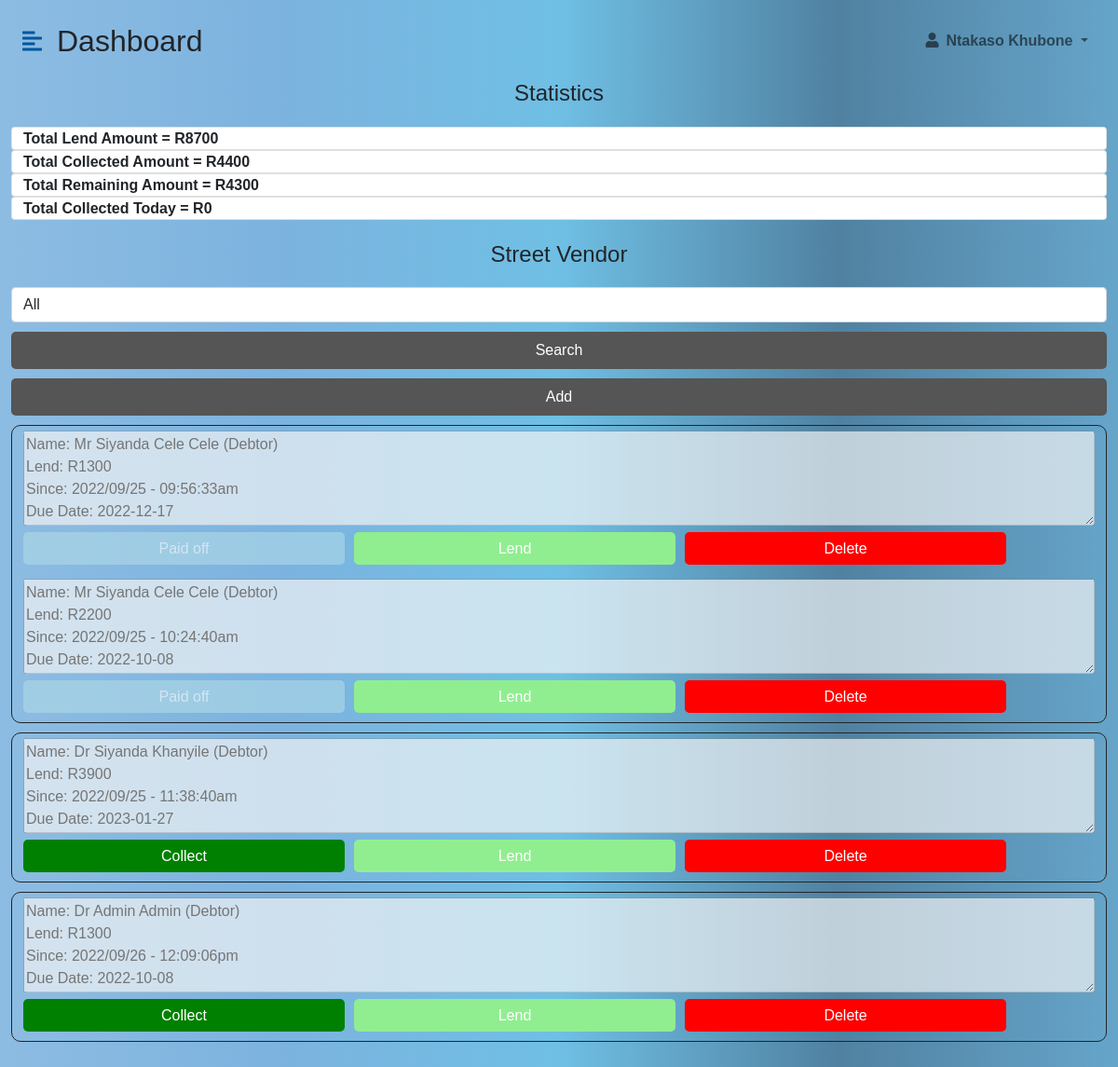
/street-vender.php (signed in), run on the app's committed database.
### tables this page shows
CREATE TABLE `street_vendors` (
  `id` int(11) NOT NULL,
  `title` varchar(100) NOT NULL,
  `fname` varchar(1000) NOT NULL,
  `lname` varchar(1000) NOT NULL,
  `mphone` varchar(100) NOT NULL,
  `address` varchar(1000) NOT NULL,
  `date` varchar(100) NOT NULL,
  `userid` varchar(1000) NOT NULL
);

CREATE TABLE `street_vendor_loans` (
  `id` int(11) NOT NULL,
  `userid` varchar(1000) NOT NULL,
  `amount` varchar(100) NOT NULL,
  `interest` varchar(100) NOT NULL,
  `total` varchar(100) NOT NULL,
  `date` text NOT NULL,
  `due_date` varchar(100) NOT NULL,
  `status` varchar(100) NOT NULL
);

### street-vender.php (the view, shortened to what this page needs)
 <!DOCTYPE html>
<html lang="en">
<head>
    <link href="https://cdn.jsdelivr.net/npm/bootstrap@5.0.0-beta3/dist/css/bootstrap.min.css" rel="stylesheet" />
    <link rel="stylesheet" href="https://cdnjs.cloudflare.com/ajax/libs/font-awesome/5.15.3/css/all.min.css" />
    <link rel="stylesheet" href="styles.css" />
</head>
<?php
 $currentUser = $_SESSION['currentUser'];
?>
<body>
<form action="#" method="post" enctype="multipart/form-data" autocomplete="off">
<div class="d-flex" id="wrapper">
        <div id="page-content-wrapper">
            <nav class="navbar navbar-expand-lg navbar-light bg-transparent py-4 px-4">
                <div class="d-flex align-items-center">
                    <i class="fas fa-align-left primary-text fs-4 me-3" id="menu-toggle"></i>
                    <h2 class="fs-2 m-0">Dashboard</h2>
                </div>
                <div class="collapse navbar-collapse" id="navbarSupportedContent">
                    <ul class="navbar-nav ms-auto mb-2 mb-lg-0">
                        <li class="nav-item dropdown">
                            <a class="nav-link dropdown-toggle second-text fw-bold" href="#" id="navbarDropdown"
                                role="button" data-bs-toggle="dropdown" aria-expanded="false">
                                <i class="fas fa-user me-2"></i><?php echo $currentUser  ?>
                            </a>
                        </li>
                    </ul>
                </div>
            </nav>
            <div class="container-fluid px-4">
                <div class="row my-5">
                    <?php
                    $sql = "SELECT * FROM street_vendors";
                    $id = "All";
                    include "conn.php";
                    $today = 0;
                    $collected = $collected1 = $total = $total_c = 0;
                    $sql4 = "SELECT * FROM street_vendor_collections";
                    $result4 = $conn-> query($sql4);
                    if ($result4-> num_rows > 0){
                        while($row4= $result4-> fetch_assoc()){
                            $collected = $collected + $row4['amount'];
                        }
                    }
                    $total_c = $collected + $collected1;
                   $tot_loan = $street_v_loan = $clients_loan = 0;
                   $sql4 = "SELECT * FROM street_vendor_loans";
                   $result4 = $conn-> query($sql4);
                   if ($result4-> num_rows > 0){
                       while($row4= $result4-> fetch_assoc()){
                           $street_v_loan = $street_v_loan + $row4['total'];
                       }
                   }
                   $tot_loan = $clients_loan + $street_v_loan;
                   $remaining = $tot_loan - $total_c;
                   echo "<h4 style='text-align:center; margin-top:-50px;'>Statistics</h4>";
                   echo "<div class='card' style='width:100%; height:25px;'>";
                   echo "<b>Total Lend Amount = R$tot_loan</b>";
                   echo "</div>";
                   echo "<div class='card' style='width:100%; height:25px;'>";
                   echo "<b>Total Collected Amount = R$total_c</b>";
                   echo "</div>";
                   echo "<div class='card' style='width:100%; height:25px;'>";
                   echo "<b>Total Remaining Amount = R$remaining</b>";
                   echo "</div>";
                   echo "<div class='card' style='width:100%; height:25px;'>";
                   echo "<b>Total Collected Today = R$today</b>";
                   echo "</div>";
                   echo "<br>"; echo "<br>";
                    $result = $conn-> query($sql);
                    echo "<h4 style='text-align:center; margin-bottom:20px;'>Street Vendor</h4>";
                    echo "<select name='search_id' class='form-control' style='margin-bottom:10px; width:100%; display:inline;'>";
                    echo "<option value='All'>All</option>  <option value='Active'>Active</option>";
                    echo "</select>";
                    echo "<td><button type='submit' style='width: 100%; height:40px;' class='btn'
                    value='1' name='btn_search'>Search</button></td>";
                    echo "<td><button type='submit' style='width: 100%; height:40px; margin-top:10px;' class='btn'
                    value='1' name='btn_add'>Add</button></td>";
                    if ($result-> num_rows > 0){
                        while($row = $result-> fetch_assoc()){
                            $title = $row['title'];
                            $fname = $row['fname'];
                            $lname = $row['lname'];
                            $name = $title." ".$fname." ".$lname;
                            $userid = $row['userid'];
                            if($id=="All"){
                                $sql1 = "SELECT * FROM street_vendor_loans WHERE userid='$userid'";
                            }else{
                                $sql1 = "SELECT * FROM street_vendor_loans WHERE userid='$userid' AND status='$id'";
                            }
                            $result1 = $conn-> query($sql1);
                            if ($result1-> num_rows > 0){
                                echo "<div class='content' style='border: 1px solid; border-radius: 10px; margin-top:10px;'>";
                                while($row1 = $result1-> fetch_assoc()){
                                    $total = $row1['total'];
                                    $due_date = $row1['due_date'];
                                    $date = $row1['date'];
                                    $status = $row1['status'];
                                    $msg = "Name: $name (Debtor)\nLend: R$total\nSince: $date\nDue Date: $due_date";
                                    echo "<textarea type='text' style='width:100%; display:inline; margin-top:5px;' placeholder='$msg' rows='4' disabled></textarea>";
                                    if($status=="Paid off"){
                                        echo "<td><button type='submit' class='btn' value='$date' style='width:30%; background-color:lightblue; height:35px; margin-bottom:10px;
                                        display:inline;' disabled >Paid off</button></td>";
                                    }else{
                                        echo "<td><button type='submit' class='btn' value='$date' style='width:30%; background-color:green; height:35px; margin-bottom:10px;
                                        display:inline;' name='btn_collect'>Collect</button></td>";
                                    }
                                    echo "<td><button type='submit' class='btn' value='$userid' style='width:30%; margin-left: 10px; background-color:lightgreen; height:35px; margin-bottom:10px;;
                                    display:inline;' name='btn_grant_loan'>Lend</button></td>";
                                    echo "<td><button type='submit' class='btn' value='$date' style='width:30%; margin-left: 10px; background-color:red; height:35px; margin-bottom:10px;;
                                    display:inline;' name='btn_delete'>Delete</button></td>";
                                }
                                echo "</div>";
                            }
                            }
                        } else{
                            echo "<div class='content' style='border: 1px solid; border-radius: 10px;'>";
                            echo "<p class='error' style='margin-top: 10px' >No Records Found!!!</p>";
                            echo "</div>";
                        }
                    ?>
                </div>
            </div>
        </div>
    </div>
    </form>
</body>
</html>

### styles.css (style rules this page uses)
body { font-family: arial; min-width: 1300px; }
:root { --main-bg-color: #00639d; --main-text-color: #00569d; --second-text-color: #bbbbc5; --second-bg-color: #c1d9ef; }
.primary-text { color: var(--main-text-color); }
.second-text { color: var(--second-text-color); }
#wrapper { overflow-x: hidden; background-image: linear-gradient( to right, #8dbce2, #7cb3df, #6fbfe4, #5081a1, #66a5ca ); }
#page-content-wrapper { min-width: 100vw; }
#menu-toggle { cursor: pointer; }
@media (min-width: 768px) { #page-content-wrapper { min-width: 800px; width: 100%; } }

### street-vender.php (style rules this page uses)
body { font-family: arial; min-width: 10px; }
.btn { background: #555; color: #fff; border-radius: 5px; width: 100%; border: none; }

### data on the page
street_vendors: title+fname+lname "Name: Mr Siyanda Cele Cele (Debtor) Lend: R1300 Since: 2022/09/25 - 09:56:33am Due Date: 2022-12-17", title+fname+lname "Name: Mr Siyanda Cele Cele (Debtor) Lend: R2200 Since: 2022/09/25 - 10:24:40am Due Date: 2022-10-08"
street_vendors: title+fname+lname "Name: Dr Siyanda Khanyile (Debtor) Lend: R3900 Since: 2022/09/25 - 11:38:40am Due Date: 2023-01-27"
street_vendors: title+fname+lname "Name: Dr Admin Admin (Debtor) Lend: R1300 Since: 2022/09/26 - 12:09:06pm Due Date: 2022-10-08"

### other printed values
$currentUser "Ntakaso Khubone"
$tot_loan "8700"
$total_c "4400"
$remaining "4300"
$today "0"
